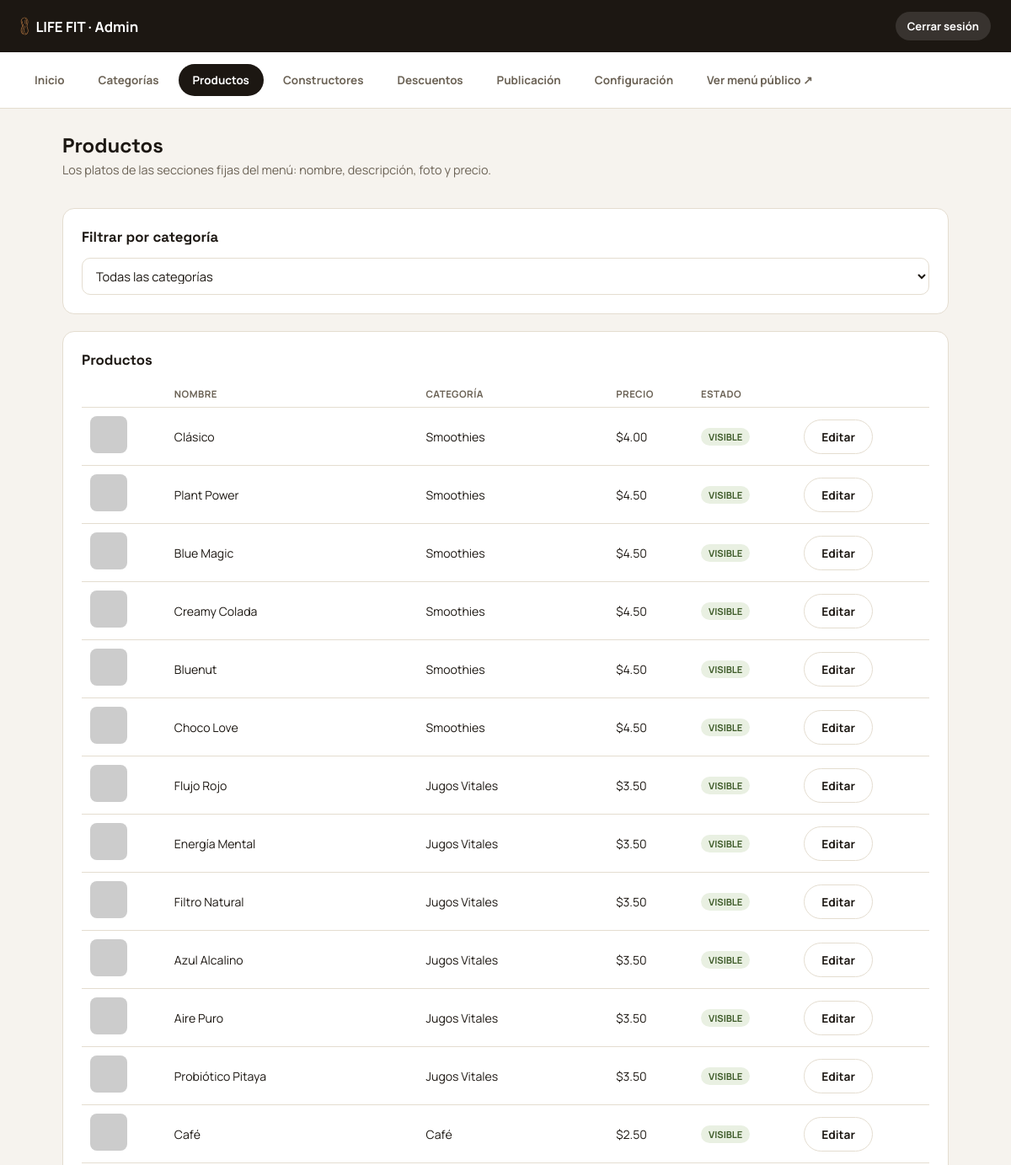
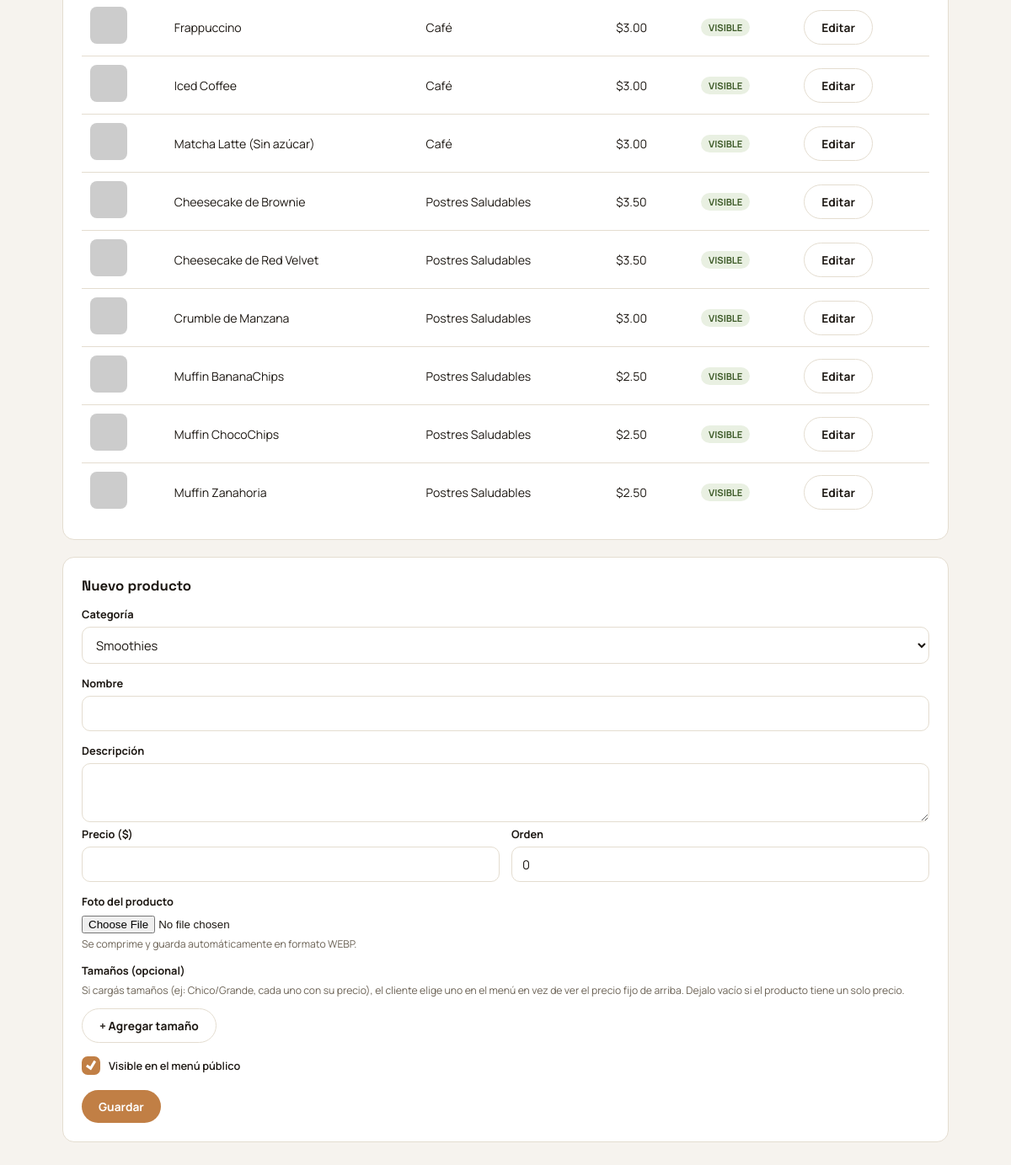
Screenshot of /admin/productos.php (signed in) with the database file from the repository (2 pictures, top to bottom).
### tables this page shows
CREATE TABLE IF NOT EXISTS productos (
  id           INT UNSIGNED NOT NULL AUTO_INCREMENT PRIMARY KEY,
  categoria_id VARCHAR(40)  NOT NULL,
  nombre       VARCHAR(120) NOT NULL,
  descripcion  VARCHAR(255) NOT NULL DEFAULT '',
  precio       DECIMAL(8,2) NOT NULL DEFAULT 0.00,
  imagen       VARCHAR(255) NOT NULL DEFAULT '',
  orden        INT          NOT NULL DEFAULT 0,
  activo       TINYINT(1)   NOT NULL DEFAULT 1,
  creado_en    DATETIME     NOT NULL DEFAULT CURRENT_TIMESTAMP,
  actualizado_en DATETIME   NOT NULL DEFAULT CURRENT_TIMESTAMP ON UPDATE CURRENT_TIMESTAMP,
  UNIQUE KEY uniq_categoria_nombre (categoria_id, nombre),
  CONSTRAINT fk_producto_categoria
    FOREIGN KEY (categoria_id) REFERENCES categorias(id)
    ON DELETE CASCADE ON UPDATE CASCADE
);

CREATE TABLE IF NOT EXISTS categorias (
  id        VARCHAR(40)  NOT NULL PRIMARY KEY,
  nombre    VARCHAR(80)  NOT NULL,
  icono     VARCHAR(40)  NOT NULL DEFAULT 'bowl',  
  orden     INT          NOT NULL DEFAULT 0,
  activo    TINYINT(1)   NOT NULL DEFAULT 1,
  creado_en DATETIME     NOT NULL DEFAULT CURRENT_TIMESTAMP
);

### admin/productos.php (the view, shortened to what this page needs)
<?php
$pdo = get_pdo();
$categorias = $pdo->query('SELECT id, nombre FROM categorias ORDER BY orden, nombre')->fetchAll();
$catFiltro = $_GET['cat'] ?? '';
$sql = 'SELECT p.*, c.nombre AS categoria_nombre FROM productos p JOIN categorias c ON c.id = p.categoria_id';
$sql .= ' ORDER BY c.orden, p.orden, p.nombre';
$productos = $pdo->query($sql)->fetchAll();
$titulo_pagina = 'Productos';
$subtitulo_pagina = 'Los platos de las secciones fijas del menú: nombre, descripción, foto y precio.';
require __DIR__ . '/includes/layout_top.php';
?>
<div class="admin-card">
  <h2>Filtrar por categoría</h2>
  <form method="get" class="admin-form">
    <select name="cat" onchange="this.form.submit()">
      <option value="">Todas las categorías</option>
    </select>
  </form>
</div>
<div class="admin-card">
  <h2>Productos<?= $catFiltro ? ' — ' . htmlspecialchars($catFiltro) : '' ?></h2>
  <?php if (!$productos): ?>
    <p class="admin-empty">No hay productos<?= $catFiltro ? ' en esta categoría' : '' ?> todavía.</p>
  <?php else: ?>
    <table class="admin-table" id="tabla-productos">
      <thead><tr><th></th><th>Nombre</th><th>Categoría</th><th>Precio</th><th>Estado</th><th></th></tr></thead>
      <tbody>
        <?php foreach ($productos as $p): ?>
          <tr>
            <td><?php if ($p['imagen']): ?><img src="<?= htmlspecialchars($p['imagen']) ?>" alt=""><?php endif; ?></td>
            <td><?= htmlspecialchars($p['nombre']) ?></td>
            <td><?= htmlspecialchars($p['categoria_nombre']) ?></td>
            <td>
              <?php if ($p['tamanos']): ?>
                $<?= number_format(min(array_column($p['tamanos'], 'precio')), 2) ?>–$<?= number_format(max(array_column($p['tamanos'], 'precio')), 2) ?>
                <span class="admin-hint" style="display:block;"><?= count($p['tamanos']) ?> tamaños</span>
              <?php else: ?>
                $<?= number_format((float) $p['precio'], 2) ?>
              <?php endif; ?>
            </td>
            <td><span class="admin-badge <?= $p['activo'] ? 'admin-badge--on' : 'admin-badge--off' ?>"><?= $p['activo'] ? 'Visible' : 'Oculto' ?></span></td>
            <td><button type="button" class="admin-btn admin-btn--ghost" onclick='editarProducto(this, <?= json_encode($p, JSON_HEX_APOS | JSON_HEX_QUOT) ?>)'>Editar</button></td>
          </tr>
        <?php endforeach; ?>
      </tbody>
    </table>
  <?php endif; ?>
</div>
<div class="admin-card" id="form-producto">
  <h2>Nuevo producto</h2>
  <form class="admin-form" method="post" enctype="multipart/form-data">
    <label for="categoria_id">Categoría</label>
    <select id="categoria_id" name="categoria_id" required>
      <?php foreach ($categorias as $c): ?>
        <option value="<?= htmlspecialchars($c['id']) ?>"><?= htmlspecialchars($c['nombre']) ?></option>
      <?php endforeach; ?>
    </select>
    <label for="nombre">Nombre</label>
    <input type="text" id="nombre" name="nombre" required>
    <label for="descripcion">Descripción</label>
    <textarea id="descripcion" name="descripcion"></textarea>
    <div class="row">
      <div>
        <label for="precio">Precio ($)</label>
        <input type="number" id="precio" name="precio" step="0.01" min="0" required>
      </div>
      <div>
        <label for="orden">Orden</label>
        <input type="number" id="orden" name="orden" value="0">
      </div>
    </div>
    <label for="imagen_archivo">Foto del producto</label>
    <input type="file" id="imagen_archivo" name="imagen_archivo" accept="image/*">
    <p class="admin-hint">Se comprime y guarda automáticamente en formato WEBP.</p>
    <label>Tamaños (opcional)</label>
    <p class="admin-hint">Si cargás tamaños (ej: Chico/Grande, cada uno con su precio), el cliente elige uno en el menú en vez de ver el precio fijo de arriba. Dejalo vacío si el producto tiene un solo precio.</p>
    <div class="admin-actions" style="margin-top:0; margin-bottom:16px;">
      <button type="button" class="admin-btn admin-btn--ghost" onclick="agregarFilaTamano(document.getElementById('tam-filas-nuevo'))">+ Agregar tamaño</button>
    </div>
    <div class="check">
      <input type="checkbox" id="activo" name="activo" checked>
      <label for="activo">Visible en el menú público</label>
    </div>
    <div class="admin-actions">
      <button class="admin-btn admin-btn--accent" type="submit">Guardar</button>
    </div>
  </form>
</div>
<?php require __DIR__ . '/includes/layout_bottom.php'; ?>

### admin/includes/layout_top.php (shortened to what this page needs)
<?php
$paginaActual = basename($_SERVER['SCRIPT_NAME']);
require_once __DIR__ . '/../../includes/logo.php';
$navItems = [
    'index.php'          => 'Inicio',
    'categorias.php'      => 'Categorías',
    'productos.php'       => 'Productos',
    'constructores.php'   => 'Constructores',
    'descuentos.php'      => 'Descuentos',
    'publicacion.php'     => 'Publicación',
    'configuracion.php'   => 'Configuración',
];
?>
<!DOCTYPE html>
<html lang="es">
<head>
<link rel="stylesheet" href="../assets/css/admin.css">
</head>
<body class="admin">
<div class="admin-shell">
  <header class="admin-top">
    <span class="admin-top__brand">
      <?= render_logo('admin-top__logo') ?>
      LIFE FIT · Admin
    </span>
    <span class="admin-top__user">
      <a href="logout.php">Cerrar sesión</a>
    </span>
  </header>
  <nav class="admin-nav">
    <?php foreach ($navItems as $href => $label): ?>
      <a href="<?= $href ?>" class="<?= $paginaActual === $href ? 'is-active' : '' ?>"><?= htmlspecialchars($label) ?></a>
    <?php endforeach; ?>
    <a href="../menu/" target="_blank" rel="noopener">Ver menú público ↗</a>
  </nav>
  <main class="admin-main">
    <div class="admin-head">
      <div>
        <h1><?= htmlspecialchars($titulo_pagina ?? '') ?></h1>
        <?php if (!empty($subtitulo_pagina)): ?><p><?= htmlspecialchars($subtitulo_pagina) ?></p><?php endif; ?>
      </div>
    </div>

### includes/logo.php (shortened to what this page needs)
<?php
function render_logo(string $class = 'peanut-mark'): string
{
    return '<svg class="' . htmlspecialchars($class) . '" viewBox="' . logo_viewbox() . '" fill="currentColor" aria-hidden="true">'
        . '<path d="m89.1 78.6c-0.5-2.2-0.4-4.9 1.2-9.1 2-5.1 3.4-9.9 3.4-15.5 0.3-11.6-7.7-21-15.7-22.6-3-0.6-7.8-0.7-12.7 3.1-4.1 3.2-7.9 8.2-8.7 14.1-0.8 7.6 2.8 15.5 4.9 20.2 1.6 3.7 1.4 7-0.5 10.8-1.9 4-4.9 11.1-4.8 18.2-0.1 7.4 3.2 15.7 12.8 20.1 3.9 2.1 10.1 2.7 14.3 0.5 7.8-3.9 11.4-10.6 11.1-20.4-0.2-6.2-3-13.7-4.7-17.3l-0.6-1.7v-0.4zm-7.9 38.1c-3.2 1.2-6.4 1.3-10.2 0.1-5-2.1-11-6.5-12.2-15.1-0.9-8.3 2.3-15.9 4.3-20.4 1.9-3.9 2.9-8.3 0.5-13-2.4-5.3-4.5-10.7-4.5-16.8 0-8.5 6.4-14.4 10.9-16.6 2.1-1 4.5-1.3 5.9-1.2 6.5 0.6 12 5.4 14 11 2.8 7.6 1.1 15.9-2 23-1.4 3.4-2.5 7.9-1.3 11.8l1.4 3.2c2.3 5.5 4.7 12.9 3.7 19.7-1.1 6.5-5.1 11.5-10.5 14v0.3z"/>'
        . '<path d="m69.5 67.9-2-3.5c-0.8-1-2.4-0.5-2.3 0.9l0.8 1.3c1 1.8 1.9 3.8 2.1 5.8 0.5 6.5-1.9 13.1-4.3 19.4-0.3 1.7 1.9 2.6 2.6 0.5 2.3-6.2 4.8-13.2 4-20.6l-0.2-0.8-0.8-2.8h0.1z"/>'
        . '<path d="m77.3 61.6c-0.2 1.9 2.2 2.3 2.2 0.2l0.5-4.8c0.1-3 0.2-10.3-0.6-12.6-0.9-1-2.7-0.3-2.2 1.4 0.7 4.2 0.5 9.8-0.3 15.8h0.4z"/>'
        . '<path d="m82.2 37.1c-0.8-0.6-2.8 0.1-1.8 1.7 2 2.7 2 2.7 3.5 5.9 3 7 1.2 14.3-2.4 21.4-0.1 1.5 1.9 2.5 2.5 0.8 4.5-8.4 6.6-20.1-1.9-29.5l0.1-0.3z"/>'
        . '<path d="m63.5 95.8c-1.1 6.1 1.9 13.1 6.2 18.2 1.3 1.4 3.2-0.2 1.7-1.6-4-4-6.3-9.7-5.7-15.7 0.3-1.7-2-2.8-2.5-0.7l0.3-0.2z"/>'
        . '<path d="m78 74c-0.9-0.5-1.8 0.6-1.9 1 0 4 0 5.5-1.7 9.4-0.2 1 1.6 2.5 2.3 0.6 1.8-4 1.9-7.1 1.7-10.1l-0.4-0.9z"/>'
        . '<path d="m64 61.5c0.5 1 2.4 1.1 2.1-1-1.9-3.8-1.6-6.8-1.6-8.6-0.1-1.8-2.8-1.9-2.4 0.7 0 3.3 0.3 5.1 1.8 8.8l0.1 0.1z"/>'
        . '<path d="m75.1 88.4c1.5-2.5-1.9-3-2.1-1.4-2.6 5.3-3.6 13.1 1.2 19.7 1 1.4 3.5 0.3 1.9-1.5-3.4-4-4.1-11.5-0.8-16.8h-0.2z"/>'
        . '<path d="m77.9 107.9c-0.9-0.5-2.7 0.5-1.8 2 1 1.5 2.3 3 3.3 4.1 0.8 1.2 3 0.2 1.5-1.6l-1.9-2.1-1.1-1.5v-0.9z"/>'
        . '</svg>';
}
function logo_viewbox(): string
{
    return '53 28 45 95';
}

### admin/includes/layout_bottom.php
  </main>
</div>
</body>
</html>

### rows the page displays
productos: nombre "Clásico", categoria.nombre "Smoothies", precio "4.00", activo "VISIBLE"
productos: nombre "Plant Power", categoria.nombre "Smoothies", precio "4.50", activo "VISIBLE"
productos: nombre "Blue Magic", categoria.nombre "Smoothies", precio "4.50", activo "VISIBLE"
productos: nombre "Creamy Colada", categoria.nombre "Smoothies", precio "4.50", activo "VISIBLE"
productos: nombre "Bluenut", categoria.nombre "Smoothies", precio "4.50", activo "VISIBLE"
productos: nombre "Choco Love", categoria.nombre "Smoothies", precio "4.50", activo "VISIBLE"
productos: nombre "Flujo Rojo", categoria.nombre "Jugos Vitales", precio "3.50", activo "VISIBLE"
productos: nombre "Energía Mental", categoria.nombre "Jugos Vitales", precio "3.50", activo "VISIBLE"
productos: nombre "Filtro Natural", categoria.nombre "Jugos Vitales", precio "3.50", activo "VISIBLE"
productos: nombre "Azul Alcalino", categoria.nombre "Jugos Vitales", precio "3.50", activo "VISIBLE"
productos: nombre "Aire Puro", categoria.nombre "Jugos Vitales", precio "3.50", activo "VISIBLE"
productos: nombre "Probiótico Pitaya", categoria.nombre "Jugos Vitales", precio "3.50", activo "VISIBLE"
productos: nombre "Café", categoria.nombre "Café", precio "2.50", activo "VISIBLE"
productos: nombre "Frappuccino", categoria.nombre "Café", precio "3.00", activo "VISIBLE"
productos: nombre "Iced Coffee", categoria.nombre "Café", precio "3.00", activo "VISIBLE"
productos: nombre "Matcha Latte (Sin azúcar)", categoria.nombre "Café", precio "3.00", activo "VISIBLE"
productos: nombre "Cheesecake de Brownie", categoria.nombre "Postres Saludables", precio "3.50", activo "VISIBLE"
productos: nombre "Cheesecake de Red Velvet", categoria.nombre "Postres Saludables", precio "3.50", activo "VISIBLE"
productos: nombre "Crumble de Manzana", categoria.nombre "Postres Saludables", precio "3.00", activo "VISIBLE"
productos: nombre "Muffin BananaChips", categoria.nombre "Postres Saludables", precio "2.50", activo "VISIBLE"
productos: nombre "Muffin ChocoChips", categoria.nombre "Postres Saludables", precio "2.50", activo "VISIBLE"
productos: nombre "Muffin Zanahoria", categoria.nombre "Postres Saludables", precio "2.50", activo "VISIBLE"

### other values shown
$label "Inicio"
$label "Categorías"
$label "Productos"
$label "Constructores"
$label "Descuentos"
$label "Publicación"
$label "Configuración"
$titulo_pagina "Productos"
$subtitulo_pagina "Los platos de las secciones fijas del menú: nombre, descripción, foto y precio."
form field categoria_id "Smoothies"
